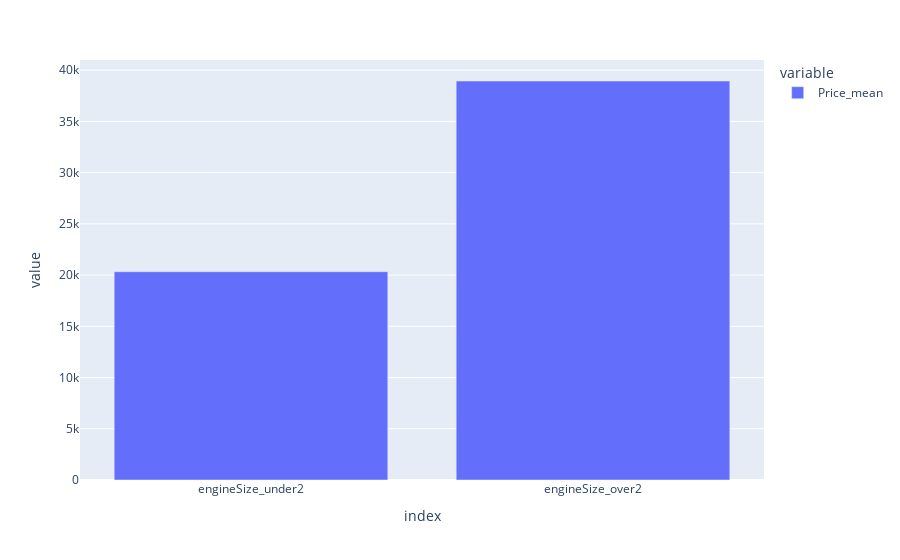

Source (notebook cell):
### Markdown cell above
30From the graph we can see that the value of cars having price above 50k all have a mpg below

### Code cell
engineover2= car_df[car_df.engineSize>2].price.mean()
engineunder2 = car_df[car_df.engineSize<=2].price.mean()
df = pd.DataFrame([engineunder2,engineover2], columns=["Price_mean"],index=["engineSize_under2","engineSize_over2"])
px.bar(df)

### Figure 1 — Plotly figure (JSON) as saved in the notebook; plotly's stock layout.template omitted (floating-point values rounded to 4 significant figures)
{"data": [{"alignmentgroup": "True", "hovertemplate": "variable=Price_mean<br>index=%{x}<br>value=%{y}<extra></extra>", "legendgroup": "Price_mean", "marker": {"color": "#636efa"}, "name": "Price_mean", "offsetgroup": "Price_mean", "orientation": "v", "showlegend": true, "textposition": "auto", "type": "bar", "x": ["engineSize_under2", "engineSize_over2"], "xaxis": "x", "y": [20330.0, 38940.0], "yaxis": "y"}], "layout": {"barmode": "relative", "legend": {"title": {"text": "variable"}, "tracegroupgap": 0}, "margin": {"t": 60}, "xaxis": {"anchor": "y", "domain": [0, 1], "title": {"text": "index"}}, "yaxis": {"anchor": "x", "domain": [0, 1], "title": {"text": "value"}}}}
